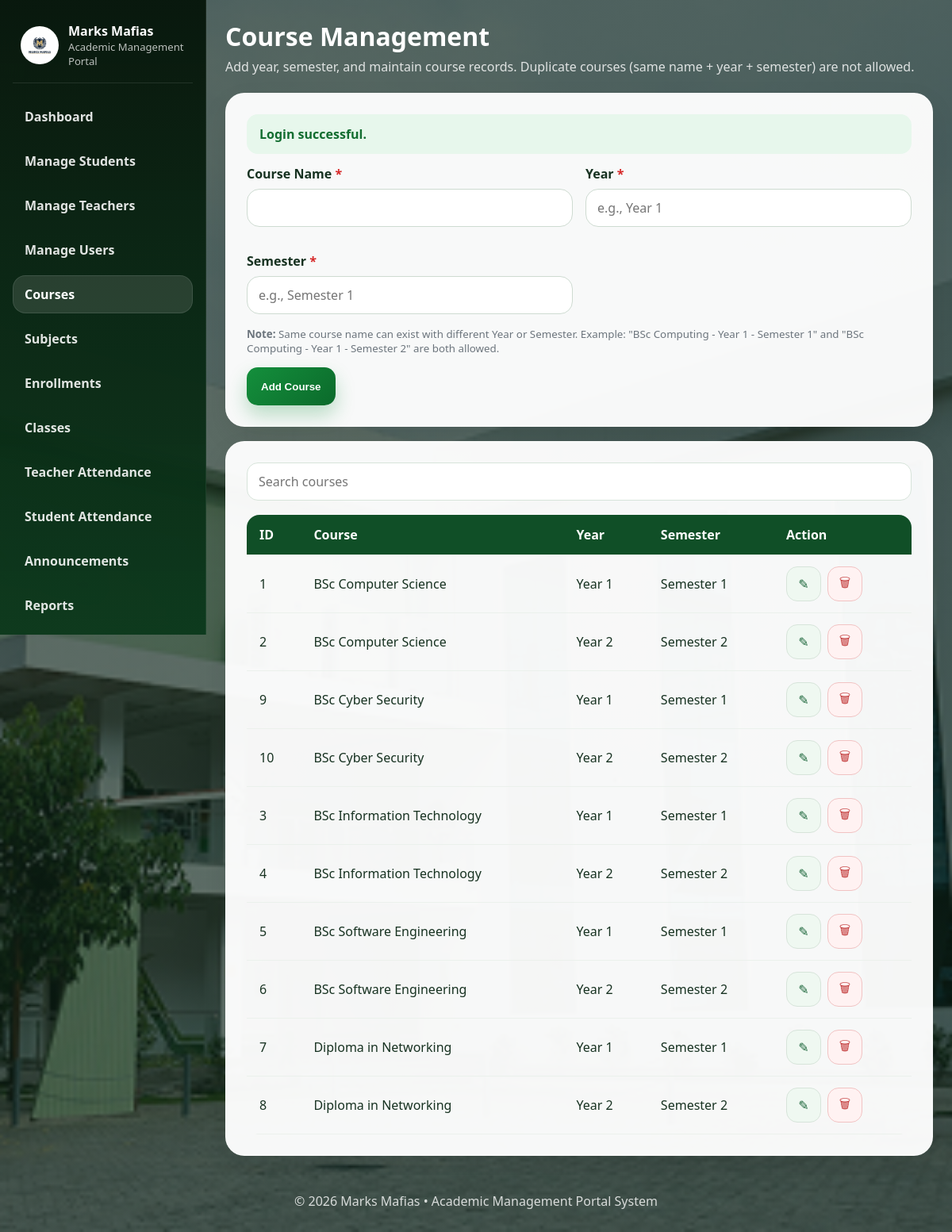
Page /public/admin/courses.php (signed in) on the committed database.
### tables this page shows
CREATE TABLE `courses` (
  `id` int(11) NOT NULL,
  `course_name` varchar(150) NOT NULL,
  `year_label` varchar(30) NOT NULL,
  `semester` varchar(60) NOT NULL,
  `created_at` timestamp NOT NULL DEFAULT current_timestamp()
);

### public/admin/courses.php (the view, shortened to what this page needs)
<?php
require_once dirname(dirname(__DIR__)) . '/includes/auth.php';
$edit = null;
$courses = $pdo->query('SELECT * FROM courses ORDER BY course_name, year_label, semester')->fetchAll();
include dirname(dirname(__DIR__)) . '/includes/header.php';
?>
<div class="dashboard-shell">
    <?php include dirname(dirname(__DIR__)) . '/includes/sidebar.php'; ?>
    <main class="main-panel">
        <div class="dashboard-top">
            <div class="dashboard-title">
                <h1>Course Management</h1>
                <p>Add year, semester, and maintain course records. Duplicate courses (same name + year + semester) are not allowed.</p>
            </div>
        </div>
        <div class="section-stack">
            <div class="form-card">
                <form method="post">
                    <div class="form-grid">
                        <div class="form-group">
                            <label>Course Name <span class="required">*</span></label>
                            <input type="text" name="course_name" required value="<?= e($edit['course_name'] ?? '') ?>">
                        </div>
                        <div class="form-group">
                            <label>Year <span class="required">*</span></label>
                            <input type="text" name="year_label" required value="<?= e($edit['year_label'] ?? '') ?>" placeholder="e.g., Year 1">
                        </div>
                        <div class="form-group">
                            <label>Semester <span class="required">*</span></label>
                            <input type="text" name="semester" required value="<?= e($edit['semester'] ?? '') ?>" placeholder="e.g., Semester 1">
                        </div>
                    </div>
                    <small style="color: #6c757d; display: block; margin-bottom: 15px;">
                        <strong>Note:</strong> Same course name can exist with different Year or Semester.
                        Example: "BSc Computing - Year 1 - Semester 1" and "BSc Computing - Year 1 - Semester 2" are both allowed.
                    </small>
                    <button class="btn btn-primary"><?= $edit ? 'Update Course' : 'Add Course' ?></button>
                </form>
            </div>
            <div class="table-card">
                <div class="search-row">
                    <input type="text" placeholder="Search courses" data-table-search="courseTable">
                </div>
                <div class="table-wrap">
                    <table id="courseTable">
                        <thead>
                            <tr>
                                <th>ID</th>
                                <th>Course</th>
                                <th>Year</th>
                                <th>Semester</th>
                                <th>Action</th>
                            </tr>
                        </thead>
                        <tbody>
                            <?php foreach ($courses as $course): ?>
                                <tr>
                                    <td><?= (int)$course['id'] ?></td>
                                    <td><?= e($course['course_name']) ?></td>
                                    <td><?= e($course['year_label']) ?></td>
                                    <td><?= e($course['semester']) ?></td>
                                    <td>
                                        <div class="inline-actions">
                                            <a class="icon-btn" title="Edit" href="?edit=<?= (int)$course['id'] ?>">✎</a>
                                            <form method="post">
                                                <button class="icon-btn danger" title="Delete">🗑</button>
                                            </form>
                                        </div>
                                    </td>
                                </tr>
                            <?php endforeach; ?>
                        </tbody>
                    </table>
                </div>
            </div>
        </div>
    </main>
</div>
<?php include dirname(dirname(__DIR__)) . '/includes/footer.php'; ?>

### assets/css/style.css (style rules this page uses)
:root { --primary: #148f3c; --primary-dark: #0b6a2b; --primary-soft: #dff4e4; --accent: #f5fff7; --white: #fff; --text: #173221; --muted: #5f7567; --border: #d6e7da; --danger: #cf3a3a; --shadow: 0 14px 34px rgba(0, 0, 0, 0.08); --shadow-lg: 0 26px 60px rgba(0, 0, 0, 0.16); --radius: 18px; --radius-lg: 30px; }
* { box-sizing: border-box; }
html { scroll-behavior: smooth; }
body { margin: 0; font-family: Segoe UI, Tahoma, sans-serif; color: var(--text); background: linear-gradient(rgba(14, 36, 24, 0.68), rgba(14, 36, 24, 0.64)), url("../images/bg.jpg") center/cover no-repeat; background-attachment: scroll; }
a { text-decoration: none; color: inherit; }
.content-card, .table-card, .form-card, .panel-card { background: rgba(255, 255, 255, 0.96); border-radius: var(--radius); box-shadow: var(--shadow); border: 1px solid rgba(255, 255, 255, 0.5); }
.content-card, .form-card, .panel-card { padding: 24px; }
.table-card { padding: 20px; }
.section-stack { display: grid; gap: 18px; }
.form-row, .form-grid { display: grid; grid-template-columns: 1fr 1fr; gap: 16px; }
.form-group { margin-bottom: 16px; }
label { display: block; margin-bottom: 8px; font-weight: 700; }
.required { color: #d62828; }
input, select, textarea { width: 100%; min-height: 48px; padding: 12px 14px; border: 1px solid #cedbd1; border-radius: 16px; font: inherit; background: #fff; }
.btn { display: inline-flex; align-items: center; justify-content: center; min-height: 48px; padding: 0 18px; border: none; border-radius: 14px; font-weight: 700; cursor: pointer; transition: 0.2s ease; }
.btn-primary { background: linear-gradient(135deg, var(--primary), var(--primary-dark)); color: #fff; box-shadow: 0 12px 24px rgba(20, 143, 60, 0.28); }
.search-row { display: flex; gap: 12px; flex-wrap: wrap; align-items: center; margin-bottom: 16px; }
.search-row input, .search-row select { background: #fff; border: 1px solid #d7e4da; border-radius: 14px; min-height: 48px; padding: 12px 14px; }
.search-row input { flex: 1 1 260px; }
.table-wrap { overflow-x: auto; border-radius: 16px; }
table { width: 100%; border-collapse: collapse; background: transparent; }
thead { background: #104f27; color: #fff; }
th, td { padding: 14px 16px; text-align: left; vertical-align: top; border-bottom: 1px solid #ebf1ec; }
.inline-actions { display: flex; gap: 10px; align-items: center; flex-wrap: nowrap; }
.inline-actions form { margin: 0; }
.icon-btn, .btn-icon { display: inline-flex; align-items: center; justify-content: center; width: 42px; height: 42px; border-radius: 14px; border: 1px solid #d7e4da; background: #eff8f1; color: #196438; font-size: 1rem; }
.icon-btn.danger, .btn-icon.danger { background: #fff2f2; border-color: #f1c3c3; color: #c23a3a; }
.main-panel { display: flex; flex-direction: column; gap: 22px; }
.dashboard-top { margin-bottom: 0; }
.form-card, .table-card, .content-card, .panel-card { width: 100%; border-radius: 24px; }
.form-card { padding: 26px; }
.table-card { padding: 26px; }
.search-row { margin-bottom: 18px; }
.table-wrap { margin-top: 6px; }
.inline-actions { gap: 12px; }
.inline-actions form { display: inline-flex; margin: 0; }
.icon-btn, .btn-icon { width: 44px; height: 44px; flex: 0 0 auto; }

### assets/css/dashboard.css (style rules this page uses)
.dashboard-shell { display: block; min-height: 100vh; position: relative; }
.main-panel { margin-left: 260px; padding: 24px; overflow-x: hidden; min-height: 100vh; }
.dashboard-shell { display: block; }
.main-panel { padding: 24px; overflow-x: hidden; }
.dashboard-top { display: flex; align-items: center; justify-content: space-between; gap: 14px; margin-bottom: 18px; }
.dashboard-title h1 { margin: 0; color: #fff; font-size: 2rem; }
.dashboard-title p { margin: 6px 0 0; color: rgba(255, 255, 255, 0.82); }
.section-stack { display: grid; gap: 18px; }
.main-panel { display: flex; flex-direction: column; gap: 22px; }
.dashboard-top { margin-bottom: 0; }
.form-card, .table-card, .content-card, .panel-card { width: 100%; border-radius: 24px; }
.form-card { padding: 26px; }
.table-card { padding: 26px; }
.search-row { margin-bottom: 18px; }
.inline-actions { gap: 12px; }
.inline-actions form { display: inline-flex; margin: 0; }
.icon-btn, .btn-icon { width: 44px; height: 44px; flex: 0 0 auto; }
td { vertical-align: middle; }
.inline-actions { display: flex; gap: 8px; flex-wrap: wrap; }

### rows in the picture
courses: id "1", course_name "BSc Computer Science", year_label "Year 1", semester "Semester 1"
courses: id "2", course_name "BSc Computer Science", year_label "Year 2", semester "Semester 2"
courses: id "9", course_name "BSc Cyber Security", year_label "Year 1", semester "Semester 1"
courses: id "10", course_name "BSc Cyber Security", year_label "Year 2", semester "Semester 2"
courses: id "3", course_name "BSc Information Technology", year_label "Year 1", semester "Semester 1"
courses: id "4", course_name "BSc Information Technology", year_label "Year 2", semester "Semester 2"
courses: id "5", course_name "BSc Software Engineering", year_label "Year 1", semester "Semester 1"
courses: id "6", course_name "BSc Software Engineering", year_label "Year 2", semester "Semester 2"
courses: id "7", course_name "Diploma in Networking", year_label "Year 1", semester "Semester 1"
courses: id "8", course_name "Diploma in Networking", year_label "Year 2", semester "Semester 2"

### other values in the picture
$label "Dashboard"
$label "Manage Students"
$label "Manage Teachers"
$label "Manage Users"
$label "Courses"
$label "Subjects"
$label "Enrollments"
$label "Classes"
$label "Teacher Attendance"
$label "Student Attendance"
$label "Announcements"
$label "Reports"
$item['message'] "Login successful."
